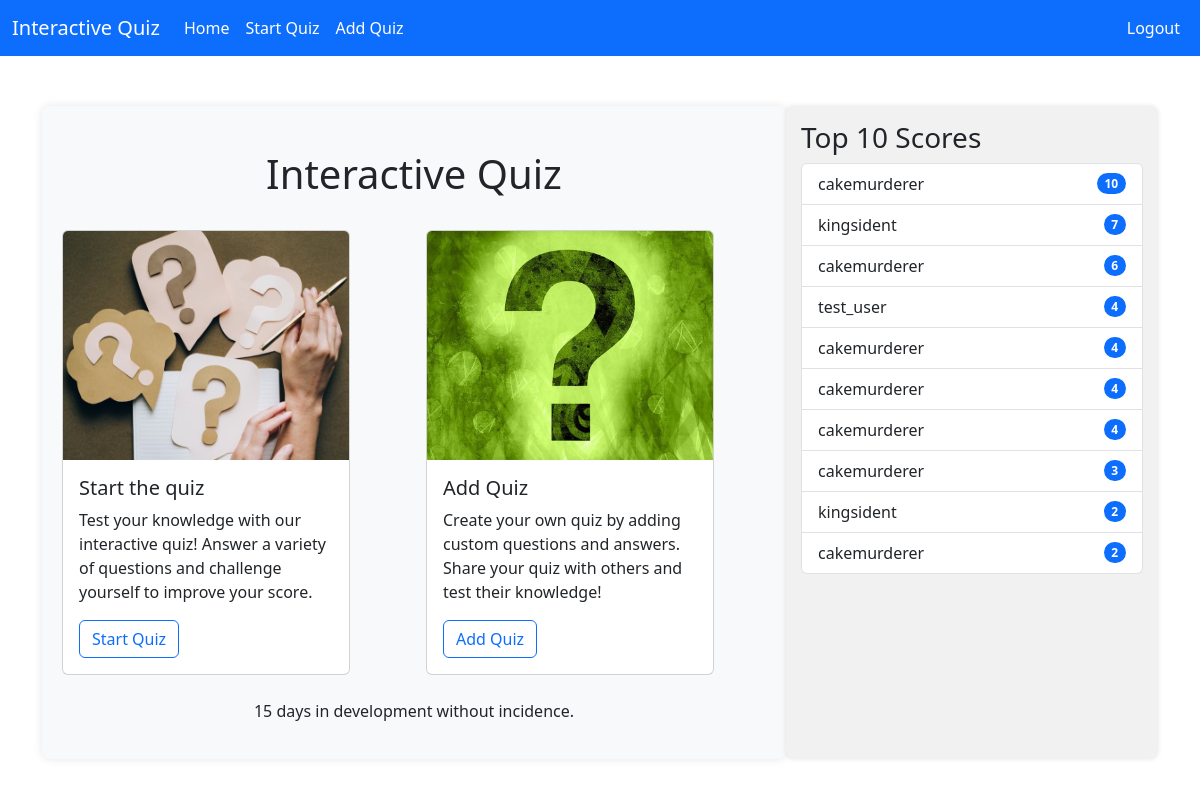
Before: / (signed in) with the older database file.
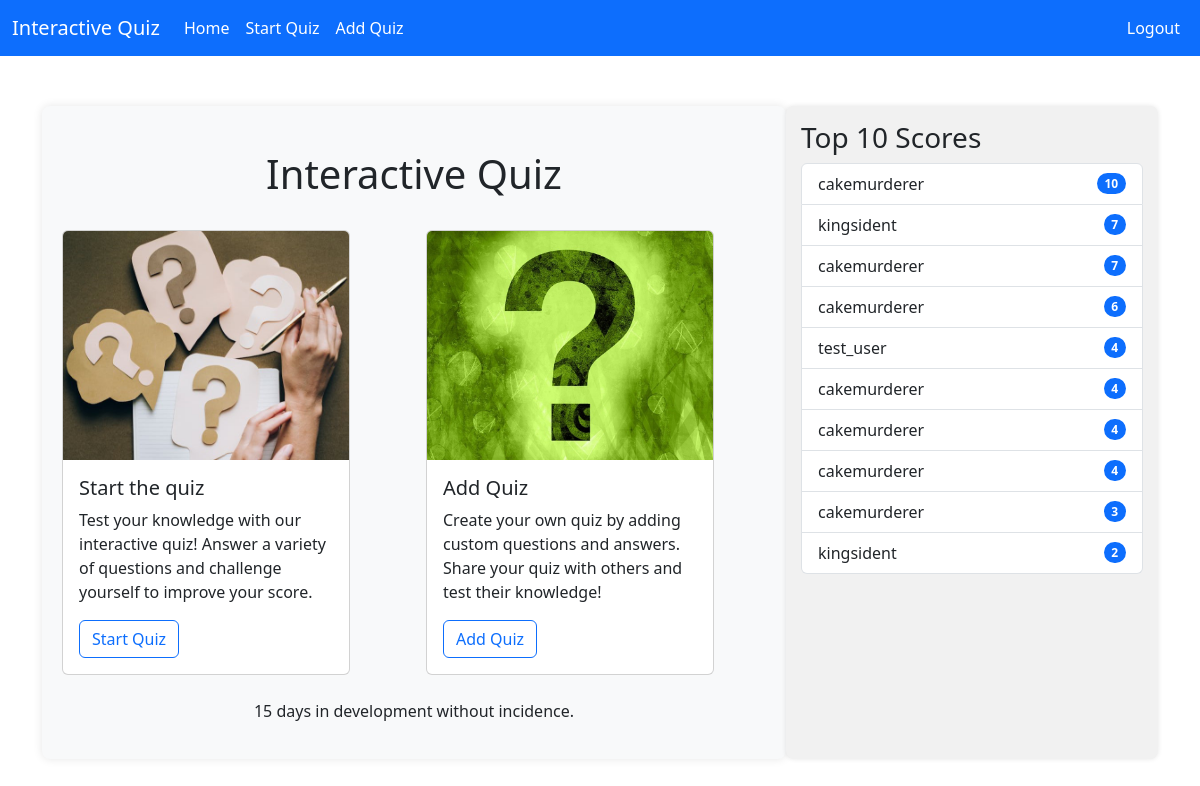
After: the same page with the newer database file.
### quiz/models.py (models this page shows, shortened)
class Score(models.Model):
    score = models.IntegerField()
    user = models.ForeignKey(User, related_name='scores', on_delete=models.CASCADE)

class User(AbstractUser):
    def __str__(self):
        return f"{self.first_name} {self.last_name}"

### quiz/views.py (the view)
# urls.py: 2. Add a URL to urlpatterns:  path('', views.home, name='home')
def home(request):
    score_list = Score.objects.all().order_by('-score')[:10]
    return render(request, 'quiz/base.html', {
        "score_list": score_list
    })

### quiz/context_processors.py (called while the page is built)
def days_developed(request):
    startDevDate = datetime(2024, 9, 4)
    todaysDate = datetime.now()
    daysDeveloped = (todaysDate - startDevDate).days
    days = "days"
    if daysDeveloped <= 1:
        days = "day"
    return {
        "daysDeveloped": daysDeveloped,
        "days": days,
    }

def top_five_scores(request):
    score_list = Score.objects.all().order_by('-score')[:5]
    return {
        "score_list": score_list
    }

### quiz/templates/quiz/base.html (shortened to what this page needs)
<!doctype html>
<html lang="en">
	<head>
		{% load static %}
		<link href="https://cdn.jsdelivr.net/npm/bootstrap@5.3.3/dist/css/bootstrap.min.css" rel="stylesheet">
		{% include 'quiz/navbar.html' %}
	</head>
	<body>
		{% if user.is_authenticated %}
		<div class="container-lg">
			<div class="row-container">
				<div class="main-content col-12 col-md-8">
					<div class="content-container">
						<br>
						{% block content %}
							{% include 'quiz/home.html' %}
						{% endblock %}
						<center>
						<br>
							<p> {{ daysDeveloped }} {{ days }} in development without incidence.</p>
						</center>
					</div>
				</div>
				{% if user.is_authenticated %}
					<br><br/>
					<div class="sidebar-container col-md-4">
						{% include 'quiz/sidebar.html' %}
					</div>
				{% endif %}
			</div>
		</div>
		{% endif %}
	</body>
	</html>

### quiz/templates/quiz/navbar.html (shortened to what this page needs)
<nav class="navbar bg-primary navbar-expand-lg" data-bs-theme="dark">
    <div class="container-fluid">
      <a class="navbar-brand" href="{% url 'home' %}">Interactive Quiz</a>
      <div class="collapse navbar-collapse" id="navbarSupportedContent">
        <ul class="navbar-nav me-auto mb-2 mb-lg-0">
          <li class="nav-item">
            <a class="nav-link active" aria-current="page" href="#">Home</a>
          </li>
            <a class="nav-link active" href="{% url 'start-quiz' %}">Start Quiz</a>
          <li class="nav-item">
            <a class="nav-link active" href="{% url 'add-quiz' %}">Add Quiz</a>
          </li>
        </ul>
        <ul class="navbar-nav ms-auto mb-2 mb-lg-0">
          {% if user.is_authenticated %}
            <li class="nav-item">
              <a class="nav-link active" href="{% url 'logout' %}">Logout</a>
            </li>
          {% endif %}
          </ul>
      </div>
    </div>
</nav>

### quiz/templates/quiz/home.html
{% load static %}
{% block content %}
<center>
<h1>Interactive Quiz</h1>
<br/>
</center>
    <div class="row">
        <div class="col-sm-6">
            <div class="card" style="width: 18rem;">
                <img src="{% static 'pic_quiz.jpg' %}" class="card-img-top" alt="...">
                <div class="card-body">
                <h5 class="card-title">Start the quiz</h5>
                <p class="card-text">Test your knowledge with our interactive quiz! Answer a variety of questions and challenge yourself to improve your score.</p>
                <a href="{% url 'start-quiz' %}" class="btn btn-outline-primary">Start Quiz</a>
                </div>
            </div>
        </div>
        <div class="col-sm-6">
            <div class="card" style="width: 18rem;">
                <img src="{% static 'question_mark.jpg' %}" class="card-img-top" alt="...">
                <div class="card-body">
                <h5 class="card-title">Add Quiz</h5>
                <p class="card-text">Create your own quiz by adding custom questions and answers. Share your quiz with others and test their knowledge!</p>
                <a href="{% url 'add-quiz' %}" class="btn btn-outline-primary">Add Quiz</a>
                </div>
            </div>
        </div>
    </div>
{% endblock %}

### quiz/templates/quiz/sidebar.html
<h3>Top 10 Scores</h3>
    <ul class="list-group">
        {% for score in score_list %}
            <li class="list-group-item d-flex justify-content-between align-items-center">
            {{ score.user.username }}
            <span class="badge text-bg-primary rounded-pill">{{ score.score }}</span>
            </li>
        {% endfor %}
    </ul>

### quiz/templates/quiz/base.html (style rules this page uses)
.content-container { max-width: 800px; margin: 50px auto; padding: 20px; background-color: #f8f9fa; border-radius: 8px; box-shadow: 0 0 10px rgba(0, 0, 0, 0.1); }
.sidebar-container { margin: 50px auto; padding: 15px; background-color: #f1f1f1; border-radius: 8px; margin-right: 20px; box-shadow: 0 0 5px rgba(0, 0, 0, 0.1); }
.row-container { display: flex; justify-content: space-between; }
.main-content { flex-grow: 1; }

Changed rows visible on the page:
no longer on this page (row unchanged): Score: user.username "cakemurderer", score "2"
added Score: user.username "cakemurderer", score "7"
